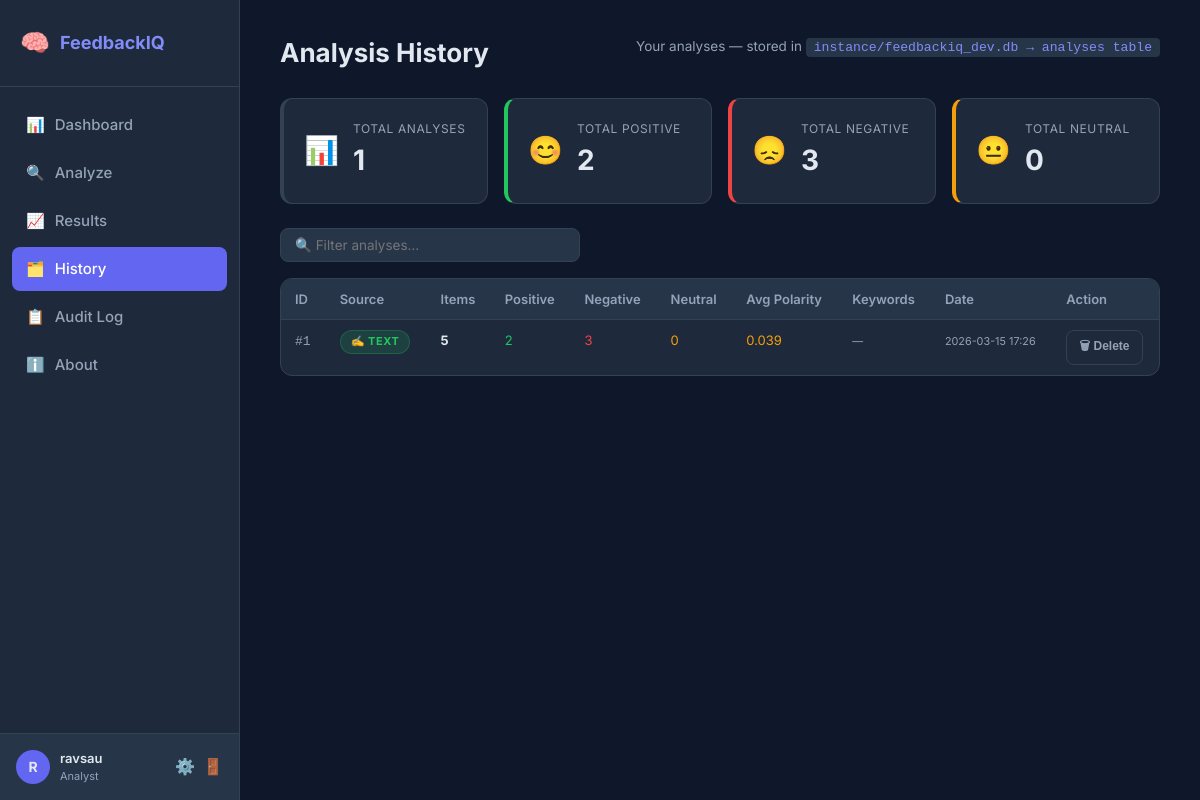
The page /history (signed in) on the database its author committed.
### tables this page shows
CREATE TABLE users (
    id            INTEGER PRIMARY KEY AUTOINCREMENT,
    username      TEXT    NOT NULL UNIQUE,
    password_hash TEXT    NOT NULL,
    role          TEXT    NOT NULL DEFAULT 'analyst',  -- 'admin' | 'analyst'
    full_name     TEXT    NOT NULL DEFAULT '',
    created_at    TIMESTAMP NOT NULL DEFAULT CURRENT_TIMESTAMP,
    last_login    TIMESTAMP
);

CREATE TABLE analyses (
    id           INTEGER PRIMARY KEY AUTOINCREMENT,
    source       TEXT    NOT NULL DEFAULT 'text',   -- 'text' | 'file'
    filename     TEXT,
    total        INTEGER NOT NULL DEFAULT 0,
    pos_count    INTEGER NOT NULL DEFAULT 0,
    neg_count    INTEGER NOT NULL DEFAULT 0,
    neu_count    INTEGER NOT NULL DEFAULT 0,
    avg_polarity REAL    NOT NULL DEFAULT 0.0,
    top_keywords TEXT    NOT NULL DEFAULT '[]',     -- JSON
    summary      TEXT    NOT NULL DEFAULT '',
    created_by   INTEGER,                           -- FK → users.id
    created_at   TIMESTAMP NOT NULL DEFAULT CURRENT_TIMESTAMP,
    FOREIGN KEY (created_by) REFERENCES users(id)
);

### app/routes/main.py (the view)
@main_bp.route("/history")
@login_required
def history():
    repo = AnalysisRepository(db_path=current_app.config.get("DB_PATH"))
    uid  = None if session.get("role") == "admin" else session.get("user_id")
    analyses = repo.get_all(user_id=uid, limit=200)
    return render_template("history.html", analyses=analyses)

### app/auth.py (called while the page is built)
def login_required(f):
    @wraps(f)
    def decorated(*args, **kwargs):
        if "user_id" not in session:
            flash("Please log in to access this page.", "warning")
            return redirect(url_for("auth.login", next=request.path))
        return f(*args, **kwargs)
    return decorated

### app/database/connection.py (called while the page is built)
def get_db_path(db_path: str = None) -> str:
    path = db_path or DEFAULT_DB
    os.makedirs(os.path.dirname(path), exist_ok=True)
    return path

def get_connection(db_path: str = None) -> sqlite3.Connection:
    conn = sqlite3.connect(get_db_path(db_path))
    conn.row_factory = sqlite3.Row          # access columns by name
    conn.execute("PRAGMA journal_mode=WAL")
    conn.execute("PRAGMA foreign_keys=ON")
    return conn

@contextmanager
def db_session(db_path: str = None):
    conn = get_connection(db_path)
    try:
        yield conn
        conn.commit()
    except Exception:
        conn.rollback()
        raise
    finally:
        conn.close()

### app/database/repository.py (called while the page is built)
    def get_all(self, user_id: int = None, limit: int = 100) -> list:
        with db_session(self.db_path) as conn:
            if user_id is None:
                rows = conn.execute(
                    """SELECT a.*, u.username FROM analyses a
                       LEFT JOIN users u ON u.id = a.created_by
                       ORDER BY a.created_at DESC LIMIT ?""", (limit,)
                ).fetchall()
            else:
                rows = conn.execute(
                    """SELECT a.*, u.username FROM analyses a
                       LEFT JOIN users u ON u.id = a.created_by
                       WHERE a.created_by = ?
                       ORDER BY a.created_at DESC LIMIT ?""", (user_id, limit)
                ).fetchall()
        return [dict(r) for r in rows]

### app/templates/history.html (shortened to what this page needs)
{% extends "base.html" %}
{% block content %}
<div class="page-header">
  <h1>Analysis History</h1>
  <p class="subtitle">
    {% if session.get('role') == 'admin' %}All analyses (admin view){% else %}Your analyses{% endif %}
    — stored in <code style="background:var(--surface2);padding:2px 8px;border-radius:4px;font-size:.82rem;color:var(--primary-light);">instance/feedbackiq_dev.db → analyses table</code>
  </p>
</div>
{% if not analyses %}
<div class="empty-state">
  <span>📭</span>
  <h2>No analyses yet</h2>
  <p>Go to <a href="{{ url_for('main.upload') }}">Analyze Feedback</a> to run your first analysis.</p>
</div>
{% else %}
<div class="stats-grid" style="margin-bottom:24px;">
  <div class="stat-card tot"><div class="stat-icon">📊</div><div class="stat-info"><span class="stat-label">Total Analyses</span><span class="stat-value">{{ analyses|length }}</span></div></div>
  <div class="stat-card positive"><div class="stat-icon">😊</div><div class="stat-info"><span class="stat-label">Total Positive</span><span class="stat-value">{{ analyses|sum(attribute='pos_count') }}</span></div></div>
  <div class="stat-card negative"><div class="stat-icon">😞</div><div class="stat-info"><span class="stat-label">Total Negative</span><span class="stat-value">{{ analyses|sum(attribute='neg_count') }}</span></div></div>
  <div class="stat-card neutral"><div class="stat-icon">😐</div><div class="stat-info"><span class="stat-label">Total Neutral</span><span class="stat-value">{{ analyses|sum(attribute='neu_count') }}</span></div></div>
</div>
<div style="margin-bottom:1rem;">
  <input type="text" id="histSearch" class="form-input-inline" placeholder="🔍 Filter analyses…" oninput="filterHistory()" style="width:300px;">
</div>
<div class="card" style="padding:0;overflow:hidden;">
  <div style="overflow-x:auto;">
    <table class="data-table" id="histTable">
      <thead>
        <tr>
          <th>ID</th>
          <th>Source</th><th>Items</th><th>Positive</th><th>Negative</th><th>Neutral</th>
          <th>Avg Polarity</th><th>Keywords</th><th>Date</th><th>Action</th>
        </tr>
      </thead>
      <tbody>
        {% for a in analyses %}
        <tr class="hist-row">
          <td><code style="color:var(--text-muted)">#{{ a.id }}</code></td>
          <td>
            <span class="badge {% if a.source == 'file' %}badge-neu{% else %}badge-pos{% endif %}">
              {{ '📂 file' if a.source == 'file' else '✍️ text' }}
            </span>
          </td>
          <td><strong>{{ a.total }}</strong></td>
          <td style="color:var(--positive)">{{ a.pos_count }}</td>
          <td style="color:var(--negative)">{{ a.neg_count }}</td>
          <td style="color:var(--neutral)">{{ a.neu_count }}</td>
          <td>
            <span style="color:{% if a.avg_polarity > 0.1 %}var(--positive){% elif a.avg_polarity < -0.1 %}var(--negative){% else %}var(--neutral){% endif %}">
              {{ "%.3f"|format(a.avg_polarity) }}
            </span>
          </td>
          <td style="max-width:180px;">
            {% set kws = a.top_keywords if a.top_keywords is iterable and a.top_keywords is not string else [] %}
            <small style="color:var(--text-muted)">{{ kws[:4]|join(', ') if kws else '—' }}</small>
          </td>
          <td><small style="color:var(--text-muted)">{{ a.created_at[:16] if a.created_at else '—' }}</small></td>
          <td>
            <button class="btn btn-ghost btn-sm" onclick="deleteAnalysis({{ a.id }})">🗑 Delete</button>
          </td>
        </tr>
        {% endfor %}
      </tbody>
    </table>
  </div>
</div>
{% endif %}
{% endblock %}

### app/templates/base.html (shortened to what this page needs)
<!DOCTYPE html>
<html lang="en">
<head>
  <link rel="stylesheet" href="{{ url_for('static', filename='css/style.css') }}"/>
</head>
<body>
  <aside class="sidebar">
    <div class="sidebar-logo">
      <span class="logo-icon">🧠</span>
      <span class="logo-text">FeedbackIQ</span>
    </div>
    <nav class="sidebar-nav">
      <a href="{{ url_for('main.index') }}"  class="nav-link {% if request.endpoint == 'main.index' %}active{% endif %}"><span>📊</span> Dashboard</a>
      <a href="{{ url_for('main.upload') }}" class="nav-link {% if request.endpoint == 'main.upload' %}active{% endif %}"><span>🔍</span> Analyze</a>
      <a href="{{ url_for('main.results') }}" class="nav-link {% if request.endpoint == 'main.results' %}active{% endif %}"><span>📈</span> Results</a>
      <a href="{{ url_for('main.history') }}" class="nav-link {% if request.endpoint == 'main.history' %}active{% endif %}"><span>🗂️</span> History</a>
      <a href="{{ url_for('main.audit_log') }}" class="nav-link {% if request.endpoint == 'main.audit_log' %}active{% endif %}"><span>📋</span> Audit Log</a>
      <a href="{{ url_for('main.about') }}" class="nav-link {% if request.endpoint == 'main.about' %}active{% endif %}"><span>ℹ️</span> About</a>
    </nav>
    {% if session.get('user_id') %}
    <div class="sidebar-user">
      <div class="su-avatar">{{ (session.get('full_name') or session.get('username','?'))[0] | upper }}</div>
      <div class="su-info">
        <div class="su-name">{{ session.get('full_name') or session.get('username') }}</div>
        <div class="su-role">{{ session.get('role','analyst') }}</div>
      </div>
      <div class="su-actions">
        <a href="{{ url_for('auth.profile') }}" title="Profile">⚙️</a>
        <a href="{{ url_for('auth.logout') }}" title="Sign out" style="color:var(--negative);">🚪</a>
      </div>
    </div>
    {% endif %}
  </aside>
  <main class="main-content">
    {% block content %}{% endblock %}
  </main>
</body>
</html>

### rows shown on the page
users: get "Analyst"
analyses: id "1", source "✍️ TEXT", total "5", pos_count "2", neg_count "3", neu_count "0", avg_polarity "0.039", kws "—", created_at "2026-03-15 17:26"

### other values the page prints
{{ (session.get('full_name') or session.get('username','?'))[0] | upper }} "R"
{{ session.get('full_name') or session.get('username') }} "ravsau"
{{ analyses|length }} "1"
{{ analyses|sum(attribute='pos_count') }} "2"
{{ analyses|sum(attribute='neg_count') }} "3"
{{ analyses|sum(attribute='neu_count') }} "0"
